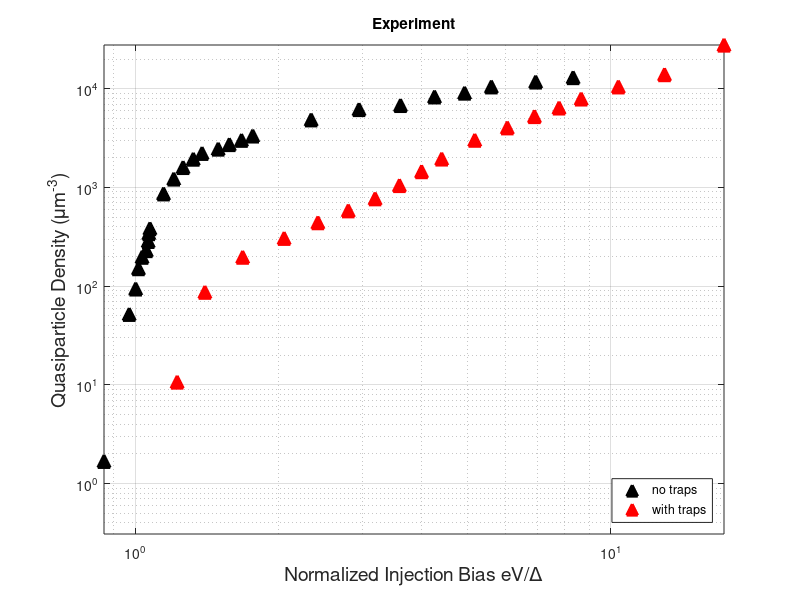
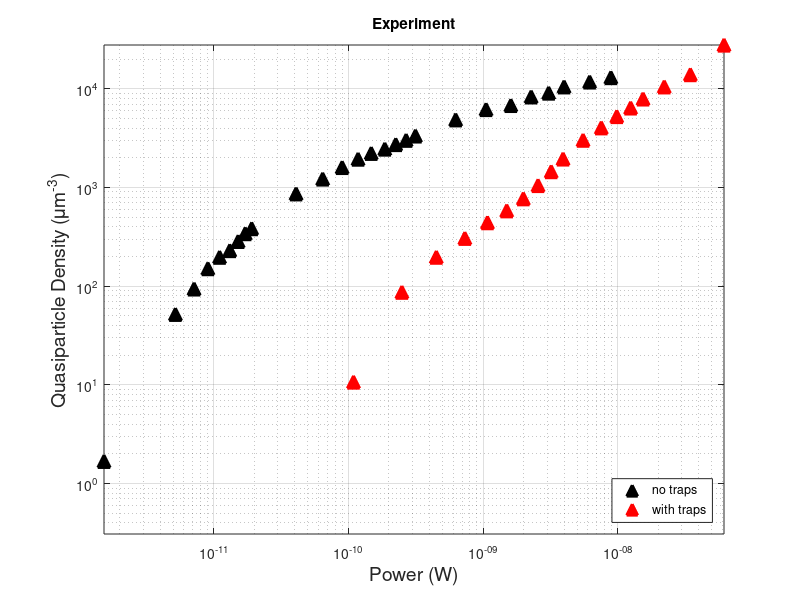

Write MATLAB code to recreate these figures, in order. (Note: this script raises an error after producing the figures.)
function steadyStateModelFit2TrapNoTrap
%steadyStateModelFit2TrapNoTrap Fitting to the `TrapNoTrap` dataset using
% the two-point equilibrium quasi-0D model

r_direct = 1.501e-05; r_phonon = 1.076e+00; c = 1.159e-02; vol = 2.600e+04;
r_direct_no_tr = r_direct; % in units of 1/\tau_0, assuming n_{qp} in units of n_{cp}
r_phonon_no_tr = r_phonon; % dimensionless
c_no_tr = c; % dimensionless
vol_no_tr = vol; % um^3

r_direct = 3.963e-05; r_phonon = 8.102e-01; c = 8.885e-02; vol = 2.600e+04;
r_direct_tr = r_direct; % in units of 1/\tau_0, assuming n_{qp} in units of n_{cp}
r_phonon_tr = r_phonon; % dimensionless
c_tr = c; % dimensionless
vol_tr = vol; % um^3

delta = 0.18e-3; % eV (aluminum superconducting gap)
Tph = 0.051; % K
tspan = [-510, -10]; % in units of \tau_0

% Number of the energy bins.
N = 250;

data = load('TrapNoTrap.mat');

V_tr = data.Trap(:, 5) / delta;
P_tr = data.Trap(:, 6);
nqp_tr = data.Trap(:, 8) - min(data.Trap(:, 8));

V_no_tr = data.NoTrap(:, 5) / delta;
P_no_tr = data.NoTrap(:, 6);
nqp_no_tr = data.NoTrap(:, 8) - min(data.NoTrap(:, 8));

figure
hold on
plot(V_no_tr, nqp_no_tr, 'k^',...
    'MarkerSize', 9, 'LineWidth', 2, 'MarkerFaceColor', 'k')
plot(V_tr, nqp_tr, 'r^',...
    'MarkerSize', 9, 'LineWidth', 2, 'MarkerFaceColor', 'r')
hold off
set(gca, 'xscale', 'Log', 'yscale', 'Log')
xlabel('Normalized Injection Bias eV/\Delta', 'FontSize', 14)
ylabel('Quasiparticle Density (\mu{m}^{-3})', 'FontSize', 14)
legend('no traps', 'with traps', 'Location', 'SouthEast')
title('Experiment')
axis tight
grid on
set(gca, 'box', 'on')

figure
hold on
plot(P_no_tr, nqp_no_tr, 'k^',...
    'MarkerSize', 9, 'LineWidth', 2, 'MarkerFaceColor', 'k')
plot(P_tr, nqp_tr, 'r^',...
    'MarkerSize', 9, 'LineWidth', 2, 'MarkerFaceColor', 'r')
hold off
set(gca, 'xscale', 'Log', 'yscale', 'Log')
xlabel('Power (W)', 'FontSize', 14)
ylabel('Quasiparticle Density (\mu{m}^{-3})', 'FontSize', 14)
legend('no traps', 'with traps', 'Location', 'SouthEast')
title('Experiment')
axis tight
grid on
set(gca, 'box', 'on')

V_sim_no_tr = [1.005; V_no_tr; 30.5];
V_sim_tr = [1.005; V_tr; 30.5];
nqp_sim_no_tr = NaN(size(V_sim_no_tr));
nqp_sim_tr = NaN(size(V_sim_tr));
P_sim_no_tr = NaN(size(V_sim_no_tr));
P_sim_tr = NaN(size(V_sim_tr));
Gamma_tr_nis_no_tr = NaN(size(V_sim_no_tr));
Gamma_tr_res_no_tr = NaN(size(V_sim_no_tr));
Gamma_tr_nis_tr = NaN(size(V_sim_tr));
Gamma_tr_res_tr = NaN(size(V_sim_tr));
Gamma_r_nis_no_tr = NaN(size(V_sim_no_tr));
Gamma_r_res_no_tr = NaN(size(V_sim_no_tr));
Gamma_r_nis_tr = NaN(size(V_sim_tr));
Gamma_r_res_tr = NaN(size(V_sim_tr));
parfor k = 1:length(V_sim_no_tr)
    if V_sim_no_tr(k) > 1
        [~, ~, ~, ~, nqp, ~, P_sim_no_tr(k),...
            Gamma_tr_nis_no_tr(k), Gamma_tr_res_no_tr(k),...
            Gamma_r_nis_no_tr(k), Gamma_r_res_no_tr(k)] =...
            twoRegionSteadyStateModelOptimized(Tph, tspan,...
            V_sim_no_tr(k), r_direct_no_tr, r_phonon_no_tr, c_no_tr,...
            vol_no_tr, N);
        nqp_sim_no_tr(k) = max(nqp);
    else
        nqp_sim_no_tr(k) = 0;
    end
    fprintf('*')
end
fprintf('\n')
parfor k = 1:length(V_sim_tr)
    if V_sim_tr(k) > 1
        [~, ~, ~, ~, nqp, ~, P_sim_tr(k),...
            Gamma_tr_nis_tr(k), Gamma_tr_res_tr(k),...
            Gamma_r_nis_tr(k), Gamma_r_res_tr(k)] = ...
            twoRegionSteadyStateModelOptimized(Tph, tspan,...
            V_sim_tr(k), r_direct_tr, r_phonon_tr, c_tr, vol_tr, N);
        nqp_sim_tr(k) = max(nqp);
    else
        nqp_sim_tr(k) = 0;
    end
    fprintf('*')
end
fprintf('\n')

figure
semilogy(V_no_tr, nqp_no_tr, 'k^', V_sim_no_tr, nqp_sim_no_tr, 'm*',...
    'MarkerSize', 9, 'LineWidth', 2, 'MarkerFaceColor', 'k')
xlabel('Normalized Injection Bias eV/\Delta', 'FontSize', 14)
ylabel('Quasiparticle Density (\mu{m}^{-3})', 'FontSize', 14)
legend({'no traps, experiment',...
    ['r_{qp} = ', num2str(r_direct_no_tr, '%.2e'), '/\tau_0, ',...
    'r_{ph} = ', num2str(r_phonon_no_tr, '%.3f'), ', ',...
    'c_{trap} = ', num2str(c_no_tr, '%.3f'), ', ',...
    'vol = ', num2str(vol_no_tr, '%.2e'), ' \mu{m}^3']},...
    'Location', 'SouthEast')
title('No Traps')
axis tight
grid on
 
figure
semilogy(V_tr, nqp_tr, 'r^', V_sim_tr, nqp_sim_tr, 'm*',...
    'MarkerSize', 9, 'LineWidth', 2, 'MarkerFaceColor', 'r')
xlabel('Normalized Injection Bias eV/\Delta', 'FontSize', 14)
ylabel('Quasiparticle Density (\mu{m}^{-3})', 'FontSize', 14)
legend({'no trap, experiment',...
    ['r_{qp} = ', num2str(r_direct_tr, '%.2e'), '/\tau_0, ',...
    'r_{ph} = ', num2str(r_phonon_tr, '%.3f'), ', ',...
    'c_{trap} = ', num2str(c_tr, '%.3f'), ', ',...
    'vol = ', num2str(vol_tr, '%.2e'), ' \mu{m}^3']},...
    'Location', 'SouthEast')
title('With Traps')
axis tight
grid on

h = figure;
loglog(P_no_tr, nqp_no_tr, 'k^', P_sim_no_tr, nqp_sim_no_tr, 'm*',...
    'MarkerSize', 9, 'LineWidth', 2, 'MarkerFaceColor', 'k')
xlabel('Power (W)', 'FontSize', 14)
ylabel('Quasiparticle Density (\mu{m}^{-3})', 'FontSize', 14)
legend({'no trap, experiment',...
    ['r_{qp} = ', num2str(r_direct_no_tr, '%.1e'), '/\tau_0, ',...
    'r_{ph} = ', num2str(r_phonon_no_tr, '%.2f'), ', ',...
    'c_{trap} = ', num2str(c_no_tr, '%.2f'), ', ',...
    'vol = ', num2str(vol_no_tr, '%.1e'), ' \mu{m}^3']},...
    'Location', 'SouthEast')
title('No Traps')
axis tight
grid on
set(gca, 'box', 'on')
savePDF(h, 'SimNoTrap.pdf')
save('SimNoTrap.mat', 'V_no_tr', 'P_no_tr', 'nqp_no_tr',...
    'V_sim_no_tr', 'P_sim_no_tr', 'nqp_sim_no_tr')

h = figure;
loglog(P_tr, nqp_tr, 'r^', P_sim_tr, nqp_sim_tr, 'm*',...
    'MarkerSize', 9, 'LineWidth', 2, 'MarkerFaceColor', 'r')
xlabel('Power (W)', 'FontSize', 14)
ylabel('Quasiparticle Density (\mu{m}^{-3})', 'FontSize', 14)
legend({'trap, experiment',...
    ['r_{qp} = ', num2str(r_direct_tr, '%.1e'), '/\tau_0, ',...
    'r_{ph} = ', num2str(r_phonon_tr, '%.2f'), ', ',...
    'c_{trap} = ', num2str(c_tr, '%.2f'), ', ',...
    'vol = ', num2str(vol_tr, '%.1e'), ' \mu{m}^3']},...
    'Location', 'SouthEast')
title('With Traps')
axis tight
grid on
set(gca, 'box', 'on')
savePDF(h, 'SimTrap.pdf')
save('SimTrap.mat', 'V_tr', 'P_tr', 'nqp_tr',...
    'V_sim_tr', 'P_sim_tr', 'nqp_sim_tr')

h = figure;
loglog(P_sim_no_tr, Gamma_tr_nis_no_tr, 'k^',...
       P_sim_no_tr, Gamma_tr_res_no_tr, 'b^',...
       P_sim_tr, Gamma_tr_nis_tr, 'r^',...
       P_sim_tr, Gamma_tr_res_tr, 'm^',...
    'MarkerSize', 9, 'LineWidth', 2)
xlabel('Power (W)', 'FontSize', 14)
ylabel('Trapping Rate \Gamma_{tr} (s^{-1})', 'FontSize', 14)
legend({'no traps, NIS', 'no traps, resonator',...
        'with traps, NIS', 'with traps, resonator'},...
        'Location', 'NorthWest')
title('Trapping Rate')
axis tight
grid on
set(gca, 'box', 'on')
savePDF(h, 'SimGammaTrapping.pdf')

h = figure;
loglog(P_sim_no_tr, Gamma_r_nis_no_tr, 'k^',...
       P_sim_no_tr, Gamma_r_res_no_tr, 'b^',...
       P_sim_tr, Gamma_r_nis_tr, 'r^',...
       P_sim_tr, Gamma_r_res_tr, 'm^',...
    'MarkerSize', 9, 'LineWidth', 2)
xlabel('Power (W)', 'FontSize', 14)
ylabel('Recombination Rate \Gamma_{rec} (s^{-1})', 'FontSize', 14)
legend({'no traps, NIS', 'no traps, resonator',...
        'with traps, NIS', 'with traps, resonator'},...
        'Location', 'SouthEast')
title('Recombination Rate')
axis tight
grid on
set(gca, 'box', 'on')
savePDF(h, 'SimGammaRecombination.pdf')

end